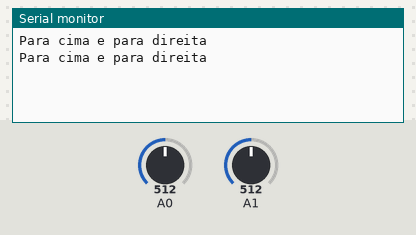
A sketch run on a simulated Arduino Uno, built with avr-gcc and run on an emulated ATmega328P. Parts: the last lines printed to the serial monitor. The inputs (shaded band) are chosen by the test bench; at power-on: A0 = 512, A1 = 512.

Above: at 1.8 s.
1.9 s: A0 set to 306
At 2.8 s:
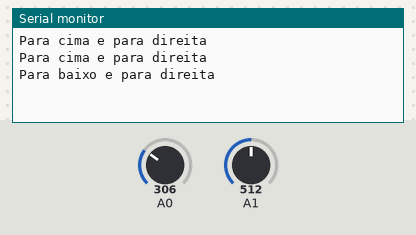
4.5 s: A1 set to 306
At 5.4 s:
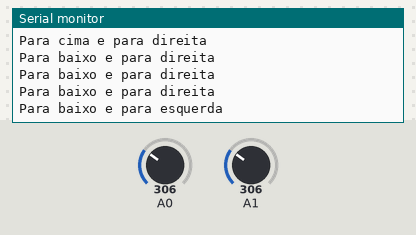
7.5 s: A0 set to 521
At 8.8 s:
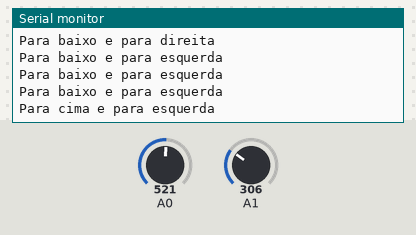

Measured:
- after the input at 1.9 s, the serial monitor: prints a new line after 0.10 s (image 1)
- after the input at 4.5 s, the serial monitor: prints a new line after 0.50 s (image 2)
- after the input at 7.5 s, the serial monitor: prints a new line after 0.50 s (image 3)

The sketch:

potenciometros_2.ino
```cpp
// C++ code
//
int poten1 = 0;
int poten2 = 0;
void setup()
{
  pinMode(A0, INPUT);
  pinMode(A1, INPUT);
  Serial.begin(9600);
}

void loop()
{
  poten1 = analogRead(A0);
  poten2 = analogRead(A1);
  if(poten1 > 511 && poten2 > 511)
  {
    Serial.println("Para cima e para direita");
    delay(1000);
  }
  else if(poten1 > 511 && poten2 < 511)
  {
    Serial.println("Para cima e para esquerda");
    delay(1000);
  }
  else if(poten1 < 511 && poten2 < 511)
  {
    Serial.println("Para baixo e para esquerda");
    delay(1000);
  }
  else if(poten1 < 511 && poten2 > 511)
  {
    Serial.println("Para baixo e para direita");
    delay(1000);
  }
}
```
